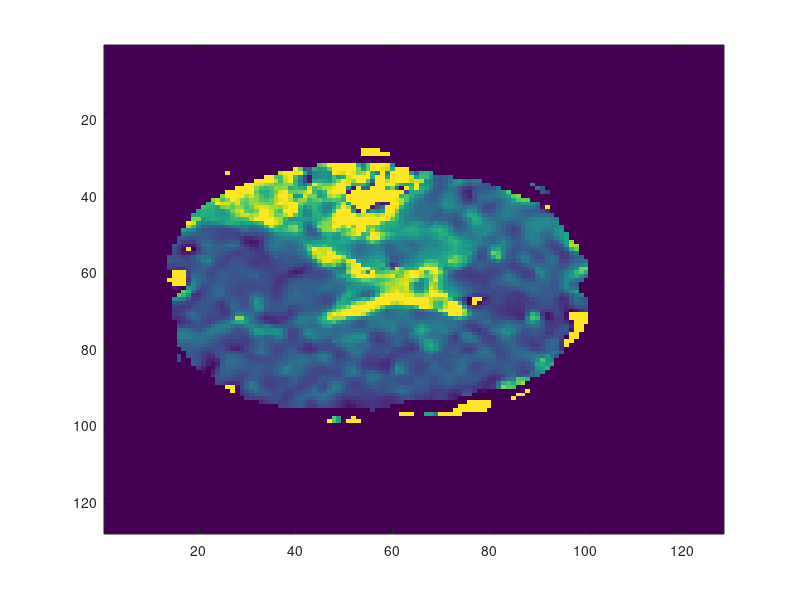
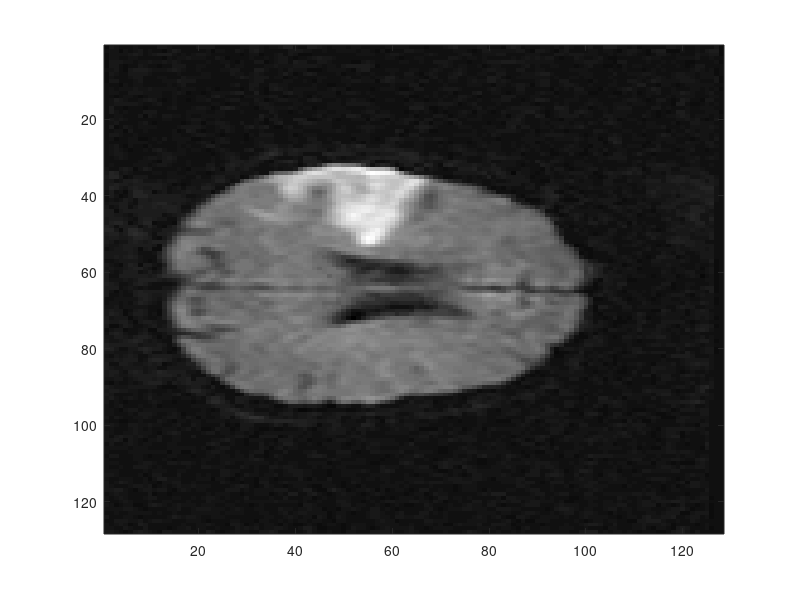

Here is the MATLAB script that generated these plots, in order: (Note: this script raises an error after producing the figures.)
%% load data
%cd('C:\Users\Mirone\Desktop\Aarhus Uni\Dropbox\Exe\Exe_matlab')
clc; clear; close all;
pwi=csvread('pwi.csv');
dwi=csvread('dwi.csv');
mask=csvread('mask.csv');
%% show image
% pwiIM=imshow(pwi,[0 33]);
% dwiIM=imshow(dwi,[0 800]);

pwiIM=imagesc(pwi);     %show image in color limit scale to significant values?
figure
dwiIM=imagesc(dwi);     %show image in color limit scale to significant values?
colormap(gray) %set the colormap to gray scale

%% Extract data for analysis
% N = sum(mask(:)==1);
Y=[pwi(mask(:)==1) dwi(mask(:)==1)];
Y_z=zscore(Y);

%% Run EM algorithm
K = 3;
[gamma_z,~,~,~]=EMalgorithm(Y,K,100);

%%Create image of the results
segmented1=zeros(size(pwi,2),size(dwi,1));
segmented2=zeros(size(pwi,2),size(dwi,1));

figure
segmented1(mask==1)=gamma_z(:,1);
imagesc(segmented1)
figure
segmented2(mask==1)=gamma_z(:,2);
imagesc(segmented2)

if K == 3
    segmented3=zeros(size(pwi,2),size(dwi,1));
    figure
    segmented3(mask==1)=gamma_z(:,3);
    imagesc(segmented3)
end